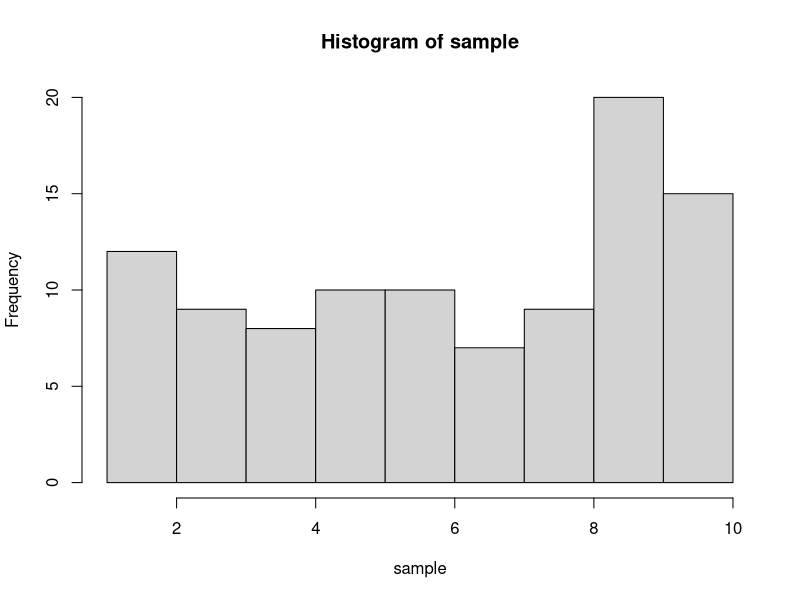
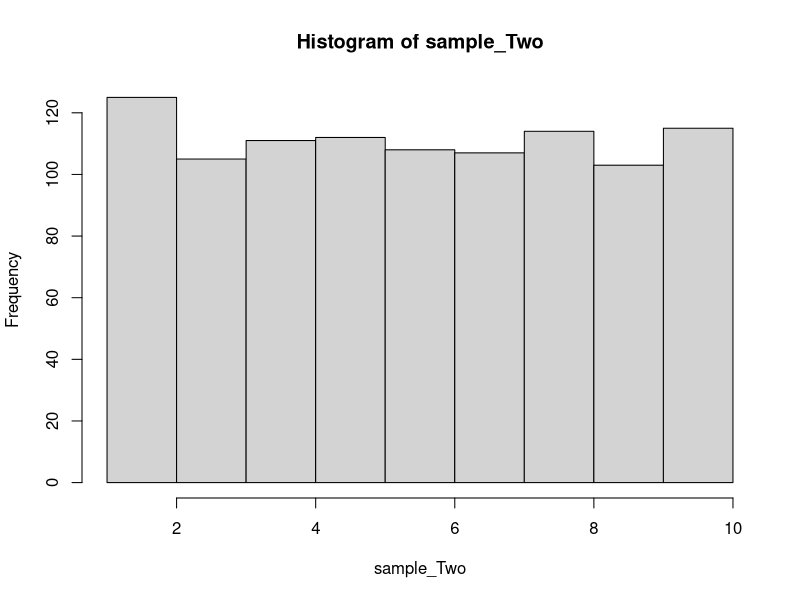
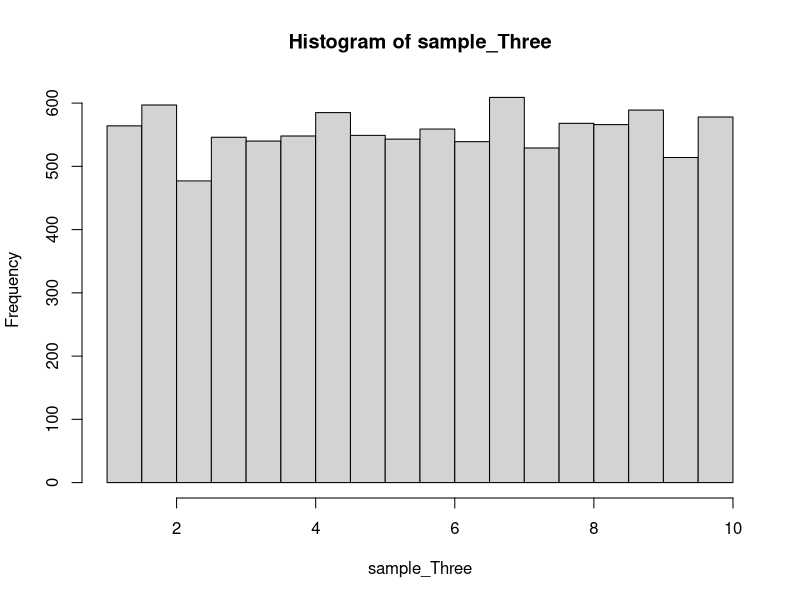

These figures' R source, in order:
#--------------------------------------------------------
# Marcel Poblet
# CSCI 3900C Data Science 
# Lab 2
# Dr. Spence
# September 8, 2016
#--------------------------------------------------------

# A.

# 1.
pnorm(450, mean = 496, sd = 114)

# 2.
pnorm(580, mean = 496, sd = 114)

# 3.
qnorm(.75, mean = 496, sd = 114)

# 4.
qnorm(.8, mean = 496, sd = 114)

# 5.
qnorm(.05, mean = 496, sd = 114, lower.tail = FALSE)

#====================================================================================
# B.

# 1.
set.seed(519)  # My Publix Store number!
sample <- runif(100, min = 1, max = 10)

# 2.
qunif(.25, min = 1, max = 10)

# 3.
quantile(sample, .25)

# 4.
hist(sample)

# 5.
sample_Two <- runif(1000, min = 1, max = 10)

# 6.
quantile(sample_Two, .25)

# 7.
hist(sample_Two)

# 8.
sample_Three <- runif(10000, min = 1, max = 10)

# 9.
quantile(sample_Three, .25)

# 10.
hist(sample_Three)

# 11.

# a. The samples stayed close to the same, and fluctuated near the theoretical uniform distribution. 
#    The larger the sample size, the closer the first quartile came to 3.25. 

# b. Aside from the first histogram having a larger 8 to 10 range, they all were similar in view.
#     each sample size increase had a histogram that became more uniform.

# c. The "Law of Large Numbers" is what occured on our samples. 
#    As our sample size increases, it will converge with the expected value of 3.25 for the first quartile and holds true for the other quartiles aswell.
